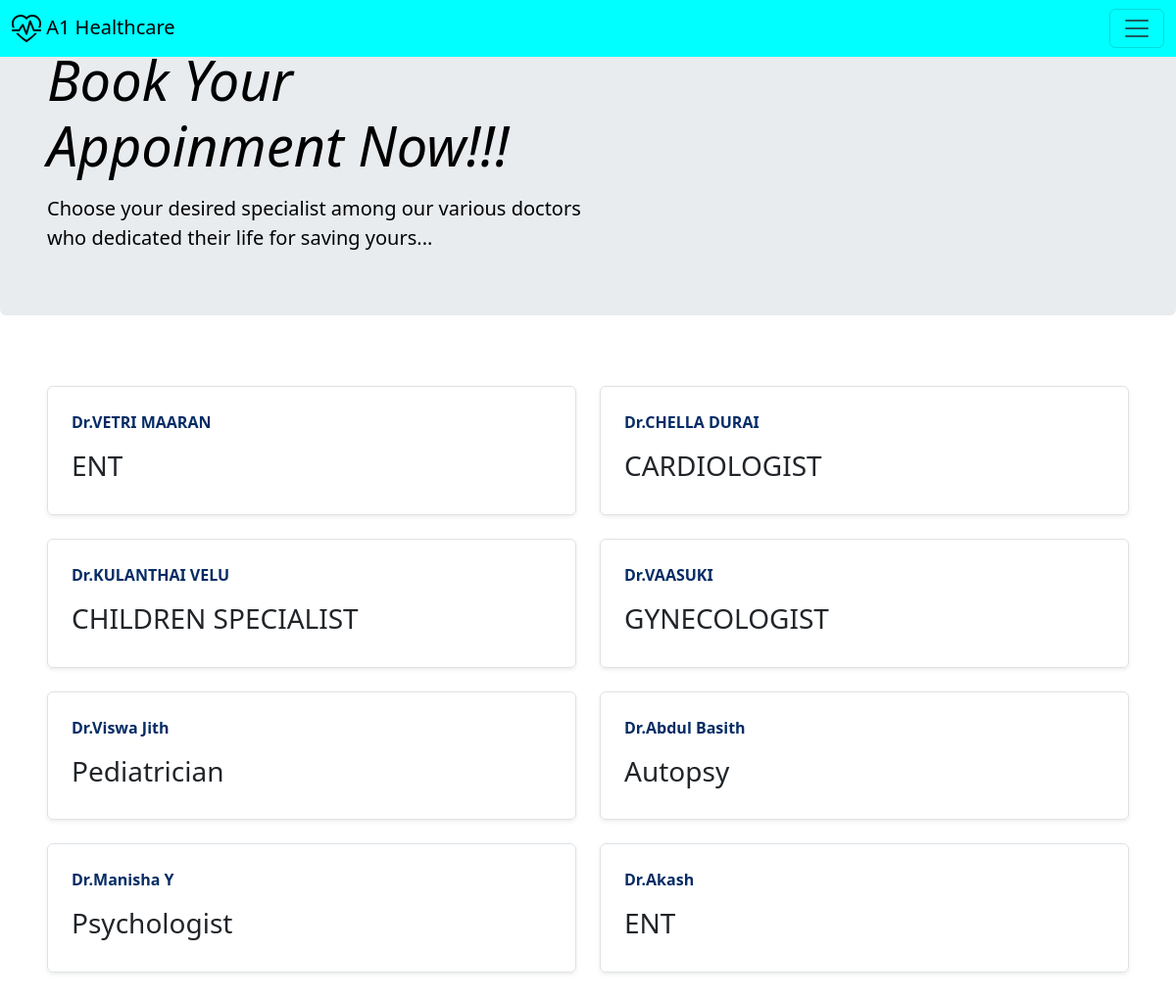
/getdoc/, run on the app's committed database.
### server/models.py (models this page shows)
class Doctors(models.Model):
    docid=models.AutoField(primary_key=True,unique=True)
    docname=models.CharField(max_length=40)
    specialisation=models.CharField(max_length=40)
    docemail=models.EmailField(max_length=40)
    password=models.CharField(max_length=25)
    contact=models.BigIntegerField()
    address=models.CharField(max_length=75)

### server/views.py (the view)
# urls.py: path("getdoc/",views.getdoc,name="getdoc"),
def getdoc(request):
    docs=Doctors.objects.all()
    if docs:
        return render(request,"admdoc.html",{"doctors":docs})

### server/templates/admdoc.html (shortened to what this page needs)
{% extends "layout.html" %}
{%block body%}
  {% load static %}
 <div class="fixed-top">
        <nav class="navbar" style="background-color: aqua;">
            <div class="container-fluid">
              <a class="navbar-brand" href="#"><img src="{% static "img/heart-pulse.svg"%}" alt="heart pulse icon" height="30"> A1 Healthcare</a>
              <button class="navbar-toggler" type="button" data-bs-toggle="collapse" data-bs-target="#navbarSupportedContent"
                aria-controls="navbarSupportedContent" aria-expanded="false" aria-label="Toggle navigation">
                <span class="navbar-toggler-icon"></span>
              </button>
            </div>
          </nav>
        </div>
        <div class="p-4 p-md-5 mb-4 rounded text-body-emphasis bg-body-secondary">
          <div class="col-lg-6 px-0">
            <h1 class="display-4 fst-italic">Book Your Appoinment Now!!!</h1>
            <p class="lead my-3">Choose your desired specialist among our various doctors who dedicated their life for saving yours...</p>
          </div>
        </div>
        <div class="p-5">
        <div class="row mb-2">
        {% for d in doctors %}
          <div class="col-md-6">
            <div class="row g-0 border rounded overflow-hidden flex-md-row mb-4 shadow-sm h-md-250 position-relative">
              <div class="col p-4 d-flex flex-column position-static">
                <strong class="d-inline-block mb-2 text-primary-emphasis">Dr.{{d.docname}}</strong>
                <h3 class=" mt-2 mb-2">{{d.specialisation}}</h3>
              </div>
            </div>
          </div>
          {% endfor %}
        </div>
      </div>
{% endblock %}

### server/templates/layout.html (shortened to what this page needs)
<!DOCTYPE html>
<html lang="en">
<head>
    <link href="https://cdn.jsdelivr.net/npm/bootstrap@5.3.1/dist/css/bootstrap.min.css" rel="stylesheet">
</head>
<body>
    {%block body%}
    {%endblock%}
</body>
</html>

### data on the page
Doctors: docname "VETRI MAARAN", specialisation "ENT"
Doctors: docname "CHELLA DURAI", specialisation "CARDIOLOGIST"
Doctors: docname "KULANTHAI VELU", specialisation "CHILDREN SPECIALIST"
Doctors: docname "VAASUKI", specialisation "GYNECOLOGIST"
Doctors: docname "Viswa Jith", specialisation "Pediatrician"
Doctors: docname "Abdul Basith", specialisation "Autopsy"
Doctors: docname "Manisha Y", specialisation "Psychologist"
Doctors: docname "Akash", specialisation "ENT"
